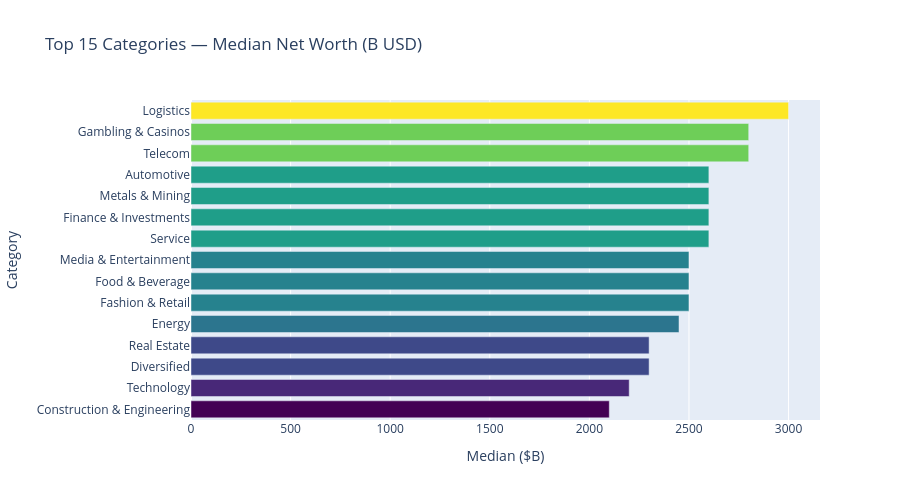

Notebook source saved alongside this figure:
### Markdown cell above
## 4. Category, Gender & Self-Made Analysis

### Code cell
top_categories(df).show()

### Figure 1 — Plotly figure (JSON) as saved in the notebook; plotly's stock layout.template omitted (floating-point values rounded to 4 significant figures)
{"data": [{"customdata": [[5988.0, 40.0], [4820.0, 25.0], [6565.0, 31.0], [7196.0, 73.0], [6038.0, 74.0], [4315.0, 372.0], [3272.0, 53.0], [4698.0, 91.0], [4515.0, 212.0], [6386.0, 266.0], [4535.0, 100.0], [3406.0, 193.0], [4841.0, 187.0], [5981.0, 314.0], [2633.0, 45.0]], "hovertemplate": "Median ($B)=%{marker.color}<br>Category=%{y}<br>mean=%{customdata[0]:.1f}<br>count=%{customdata[1]}<extra></extra>", "legendgroup": "", "marker": {"color": [3000.0, 2800.0, 2800.0, 2600.0, 2600.0, 2600.0, 2600.0, 2500.0, 2500.0, 2500.0, 2450.0, 2300.0, 2300.0, 2200.0, 2100.0], "coloraxis": "coloraxis", "pattern": {"shape": ""}}, "name": "", "orientation": "h", "showlegend": false, "textposition": "auto", "type": "bar", "x": [3000.0, 2800.0, 2800.0, 2600.0, 2600.0, 2600.0, 2600.0, 2500.0, 2500.0, 2500.0, 2450.0, 2300.0, 2300.0, 2200.0, 2100.0], "xaxis": "x", "y": ["Logistics", "Gambling & Casinos", "Telecom", "Automotive", "Metals & Mining", "Finance & Investments", "Service", "Media & Entertainment", "Food & Beverage", "Fashion & Retail", "Energy", "Real Estate", "Diversified", "Technology", "Construction & Engineering"], "yaxis": "y"}], "layout": {"barmode": "relative", "coloraxis": {"colorbar": {"title": {"text": "Median ($B)"}}, "colorscale": [[0, "#440154"], [0.1111, "#482878"], [0.2222, "#3e4989"], [0.3333, "#31688e"], [0.4444, "#26828e"], [0.5556, "#1f9e89"], [0.6667, "#35b779"], [0.7778, "#6ece58"], [0.8889, "#b5de2b"], [1, "#fde725"]], "showscale": false}, "height": 500, "legend": {"tracegroupgap": 0}, "title": {"text": "Top 15 Categories — Median Net Worth (B USD)"}, "xaxis": {"anchor": "y", "domain": [0, 1], "title": {"text": "Median ($B)"}}, "yaxis": {"anchor": "x", "autorange": "reversed", "domain": [0, 1], "title": {"text": "Category"}}}}
